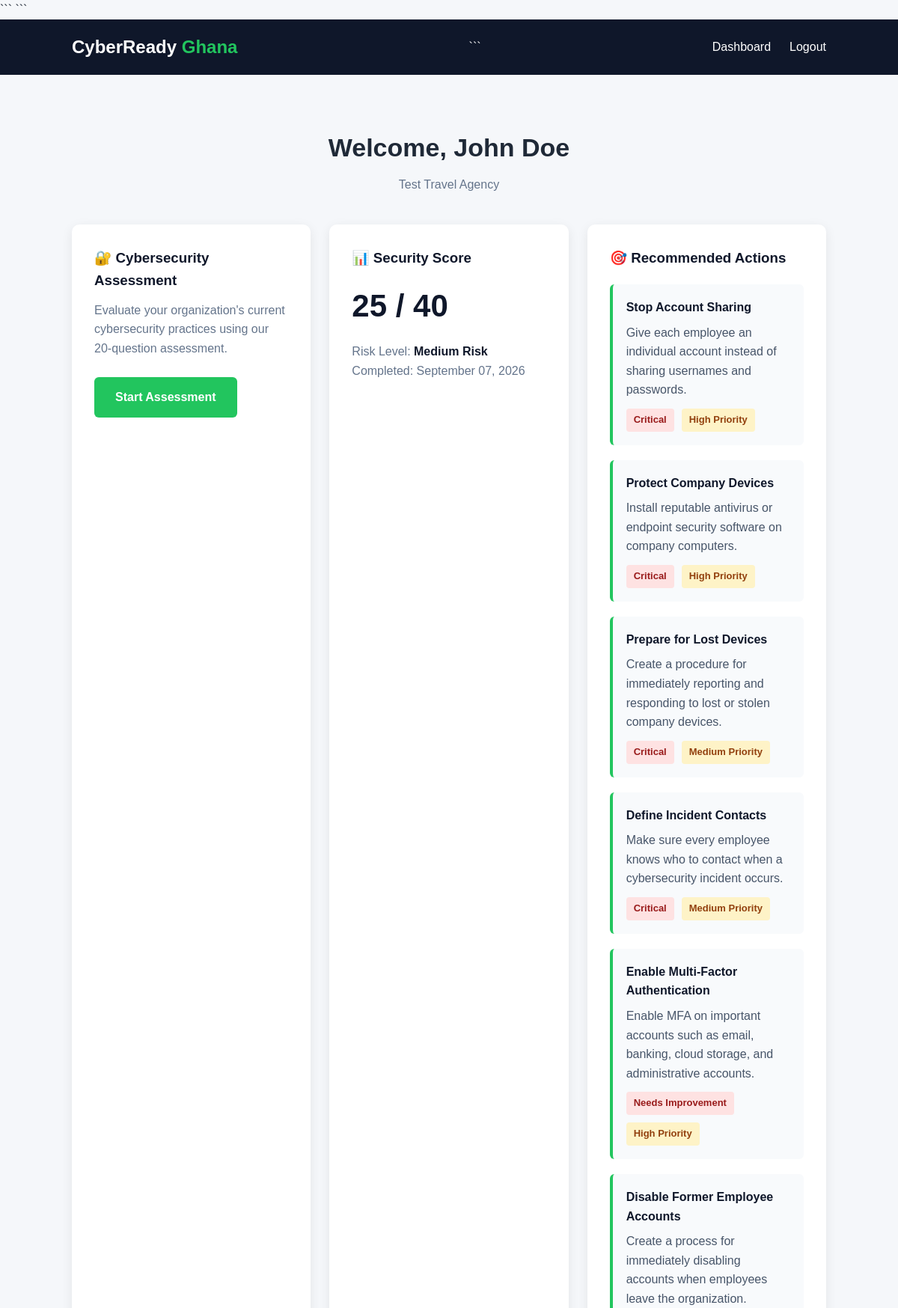
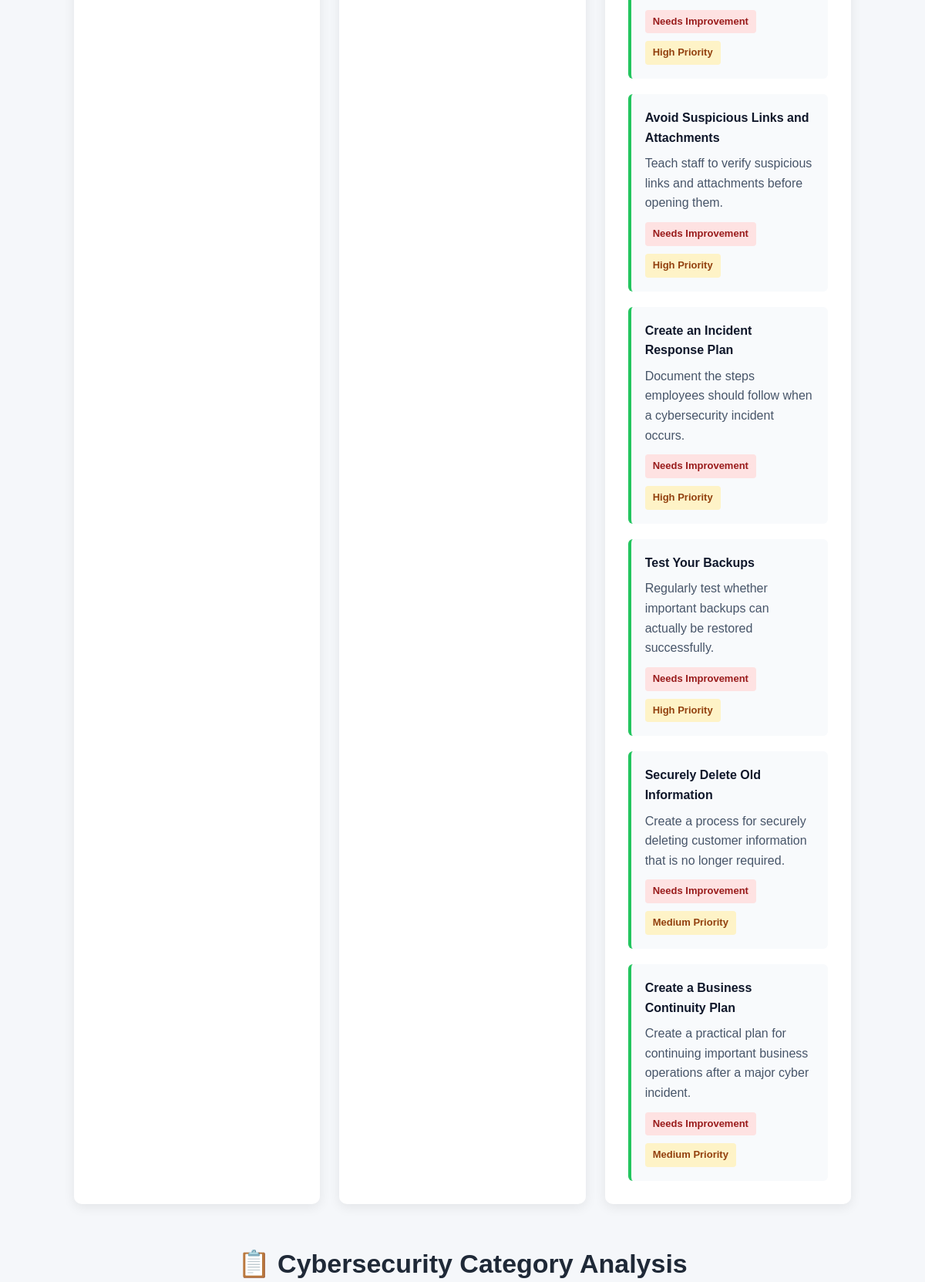
The app's page /dashboard (signed in, upper part) with its own data (2 pictures, top to bottom).
### app/models.py (models this page shows, shortened)
class Organization(db.Model):
    id = db.Column(db.Integer, primary_key=True)
    organization_name = db.Column(
        db.String(150),
        nullable=False
    )
    contact_person = db.Column(
        db.String(150),
        nullable=False
    )
    email = db.Column(
        db.String(150),
        unique=True,
        nullable=False
    )
    phone = db.Column(
        db.String(30),
        nullable=False
    )
    password_hash = db.Column(
        db.String(255),
        nullable=False
    )
    created_at = db.Column(
        db.DateTime,
        default=datetime.utcnow
    )

class Assessment(db.Model):
    id = db.Column(
        db.Integer,
        primary_key=True
    )
    organization_id = db.Column(
        db.Integer,
        db.ForeignKey("organization.id"),
        nullable=False
    )
    score = db.Column(
        db.Float,
        nullable=True
    )
    risk_level = db.Column(
        db.String(30),
        nullable=True
    )
    completed_at = db.Column(
        db.DateTime,
        nullable=True
    )
    created_at = db.Column(
        db.DateTime,
        default=datetime.utcnow
    )

### app/routes.py (the view)
@main.route("/dashboard")
def dashboard():
    organization_id = session.get("organization_id")
    if not organization_id:
        flash("Please log in to access your dashboard.")
        return redirect(url_for("main.login"))
    organization = db.session.get(
        Organization,
        organization_id
    )
    if not organization:
        session.clear()
        flash("Account not found. Please log in again.")
        return redirect(url_for("main.login"))
    latest_assessment = Assessment.query.filter_by(
        organization_id=organization_id
    ).order_by(
        Assessment.completed_at.desc()
    ).first()
    recommendations = []
    category_results = []
    if latest_assessment:
        responses = Response.query.filter_by(
            assessment_id=latest_assessment.id
        ).all()
        category_responses = {}
        for response in responses:
            question = next(
                (
                    q for q in QUESTIONS
                    if q["id"] == response.question_id
                ),
                None
            )
            if question:
                category_responses[response.question_id] = {
                    "category": question["category"],
                    "answer": response.answer
                }
            if response.answer < 2:
                recommendation = RECOMMENDATIONS.get(
                    response.question_id
                )
                if recommendation:
                    item = recommendation.copy()
                    if response.answer == 0:
                        item["severity"] = "Critical"
                    else:
                        item["severity"] = "Needs Improvement"
                    item["question_id"] = response.question_id
                    recommendations.append(item)
        category_results = calculate_category_analysis(
            category_responses
        )
    recommendations.sort(
        key=lambda item: (
            0 if item["severity"] == "Critical" else 1,
            0 if item["priority"] == "High" else 1
        )
    )
    return render_template(
    "dashboard.html",
    organization=organization,
    latest_assessment=latest_assessment,
    recommendations=recommendations,
    category_results=category_results
)

### app/templates/dashboard.html (shortened to what this page needs)
<!doctype html>
<html lang="en">
  <head>
    <link
      rel="stylesheet"
      href="{{ url_for('static', filename='css/style.css') }}"
    />
    ```
  </head>
  <body>
    <nav>
      <div class="logo">CyberReady <span>Ghana</span></div>
      ```
      <ul class="nav-links">
        <li>
          <a href="{{ url_for('main.dashboard') }}">Dashboard</a>
        </li>
        <li>
          <a href="{{ url_for('main.logout') }}">Logout</a>
        </li>
      </ul>
    </nav>
    <section>
      <div class="section-title">
        <h2>Welcome, {{ organization.contact_person }}</h2>
        <p>{{ organization.organization_name }}</p>
      </div>
      <div class="features">
        <div class="feature-card">
          <h3>🔐 Cybersecurity Assessment</h3>
          <p>
            Evaluate your organization's current cybersecurity practices using
            our 20-question assessment.
          </p>
          <br />
          <a href="{{ url_for('main.assessment') }}" class="btn">
            Start Assessment
          </a>
        </div>
        <div class="feature-card">
          <h3>📊 Security Score</h3>
          {% if latest_assessment %}
          <div class="dashboard-score">
            {{ latest_assessment.score|int }} / 40
          </div>
          <p>
            Risk Level:
            <strong> {{ latest_assessment.risk_level }} </strong>
          </p>
          <p>
            Completed: {{ latest_assessment.completed_at.strftime('%B %d, %Y')
            }}
          </p>
          {% else %}
          <p>You have not completed a cybersecurity assessment yet.</p>
          <br />
          <a href="{{ url_for('main.assessment') }}" class="btn">
            Start Assessment
          </a>
          {% endif %}
        </div>
        <div class="feature-card">
          <h3>🎯 Recommended Actions</h3>
          {% if recommendations %} {% for item in recommendations %}
          <div class="recommendation-item">
            <h4>{{ item.title }}</h4>
            <p>{{ item.recommendation }}</p>
            <div class="recommendation-meta">
              <span class="severity"> {{ item.severity }} </span>
              <span class="priority"> {{ item.priority }} Priority </span>
            </div>
          </div>
          {% endfor %} {% else %}
          <p>
            Great job! No immediate cybersecurity weaknesses were identified in
            your latest assessment.
          </p>
          {% endif %}
        </div>
      </div>
      <div class="category-analysis">
        <div class="section-title">
          <h2>📋 Cybersecurity Category Analysis</h2>
        </div>
      </div>
    </section>
  </body>
</html>

### app/static/css/style.css (style rules this page uses)
* { margin: 0; padding: 0; box-sizing: border-box; }
body { font-family: Arial, sans-serif; background: #f5f7fa; color: #1f2937; line-height: 1.6; }
nav { background: #0f172a; color: white; padding: 18px 8%; display: flex; justify-content: space-between; align-items: center; }
.logo { font-size: 24px; font-weight: bold; }
.logo span { color: #22c55e; }
.nav-links { display: flex; gap: 25px; list-style: none; }
.nav-links a { color: white; text-decoration: none; }
.btn { display: inline-block; padding: 14px 28px; background: #22c55e; color: white; text-decoration: none; border-radius: 6px; font-weight: bold; }
section { padding: 70px 8%; }
.section-title { text-align: center; margin-bottom: 40px; }
.section-title h2 { font-size: 34px; margin-bottom: 10px; }
.section-title p { color: #64748b; }
.features { display: grid; grid-template-columns: repeat(3, 1fr); gap: 25px; }
.feature-card { background: white; padding: 30px; border-radius: 10px; box-shadow: 0 4px 15px rgba(0, 0, 0, 0.08); }
.feature-card h3 { margin-bottom: 12px; color: #0f172a; }
.feature-card p { color: #64748b; }
.dashboard-score { font-size: 42px; font-weight: bold; color: #0f172a; margin: 15px 0; }
.feature-card strong { color: #0f172a; }
.recommendation-item { margin-top: 20px; padding: 18px; background: #f8fafc; border-left: 4px solid #22c55e; border-radius: 6px; }
.recommendation-item h4 { margin-bottom: 8px; color: #0f172a; }
.recommendation-item p { margin-bottom: 12px; color: #475569; }
.recommendation-meta { display: flex; gap: 10px; flex-wrap: wrap; }
.severity, .priority { display: inline-block; padding: 5px 10px; border-radius: 4px; font-size: 13px; font-weight: bold; }
.severity { background: #fee2e2; color: #991b1b; }
.priority { background: #fef3c7; color: #92400e; }
.category-analysis { margin-top: 50px; }

### records on screen
Organization: contact_person "John Doe", organization_name "Test Travel Agency"
Assessment: score "25", risk_level "Medium Risk", completed_at "September 07, 2026"

### other values on screen
{{ item.title }} "Stop Account Sharing" "Protect Company Devices" "Prepare for Lost Devices" "Define Incident Contacts" "Enable Multi-Factor Authentication" "Disable Former Employee Accounts" "Avoid Suspicious Links and Attachments" "Create an Incident Response Plan" "Test Your Backups" "Securely Delete Old Information" "Create a Business Continuity Plan"
{{ item.recommendation }} "Give each employee an individual account instead of sharing usernames and passwords." "Install reputable antivirus or endpoint security software on company computers." "Create a procedure for immediately reporting and responding to lost or stolen company devices." "Make sure every employee knows who to contact when a cybersecurity incident occurs." "Enable MFA on important accounts such as email, banking, cloud storage, and administrative accounts." "Create a process for immediately disabling accounts when employees leave the organization." "Teach staff to verify suspicious links and attachments before opening them." "Document the steps employees should follow when a cybersecurity incident occurs." "Regularly test whether important backups can actually be restored successfully." "Create a process for securely deleting customer information that is no longer required." "Create a practical plan for continuing important business operations after a major cyber incident."
{{ item.severity }} "Critical" "Critical" "Critical" "Critical" "Needs Improvement" "Needs Improvement" "Needs Improvement" "Needs Improvement" "Needs Improvement" "Needs Improvement" "Needs Improvement"
{{ item.priority }} "High" "High" "Medium" "Medium" "High" "High" "High" "High" "High" "Medium" "Medium"
